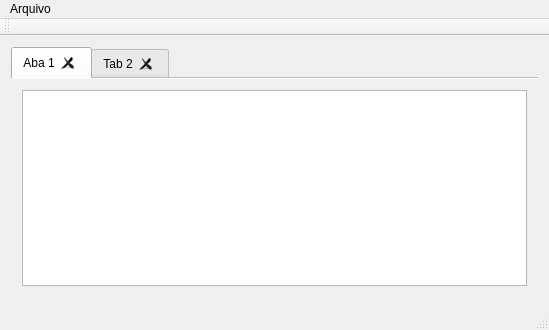
<?xml version="1.0" encoding="UTF-8"?>
<ui version="4.0">
 <class>MainWindow</class>
 <widget class="QMainWindow" name="MainWindow">
  <property name="geometry">
   <rect>
    <x>0</x>
    <y>0</y>
    <width>549</width>
    <height>314</height>
   </rect>
  </property>
  <property name="windowTitle">
   <string>Vacilation Text Editor</string>
  </property>
  <property name="toolButtonStyle">
   <enum>Qt::ToolButtonIconOnly</enum>
  </property>
  <widget class="QWidget" name="centralWidget">
   <layout class="QVBoxLayout" name="verticalLayout">
    <item>
     <widget class="QTabWidget" name="tabWidget">
      <property name="tabPosition">
       <enum>QTabWidget::North</enum>
      </property>
      <property name="tabShape">
       <enum>QTabWidget::Rounded</enum>
      </property>
      <property name="currentIndex">
       <number>0</number>
      </property>
      <property name="elideMode">
       <enum>Qt::ElideMiddle</enum>
      </property>
      <property name="usesScrollButtons">
       <bool>true</bool>
      </property>
      <property name="documentMode">
       <bool>true</bool>
      </property>
      <property name="tabsClosable">
       <bool>true</bool>
      </property>
      <property name="movable">
       <bool>true</bool>
      </property>
      <widget class="QWidget" name="Aba">
       <attribute name="title">
        <string>Aba 1</string>
       </attribute>
       <layout class="QVBoxLayout" name="verticalLayout_2">
        <item>
         <widget class="QPlainTextEdit" name="plainTextEdit">
          <property name="sizePolicy">
           <sizepolicy hsizetype="MinimumExpanding" vsizetype="MinimumExpanding">
            <horstretch>0</horstretch>
            <verstretch>0</verstretch>
           </sizepolicy>
          </property>
         </widget>
        </item>
       </layout>
      </widget>
      <widget class="QWidget" name="tab_2">
       <attribute name="title">
        <string>Tab 2</string>
       </attribute>
      </widget>
     </widget>
    </item>
   </layout>
  </widget>
  <widget class="QMenuBar" name="menuBar">
   <property name="geometry">
    <rect>
     <x>0</x>
     <y>0</y>
     <width>549</width>
     <height>18</height>
    </rect>
   </property>
   <widget class="QMenu" name="menuArquivo">
    <property name="title">
     <string>Arquivo</string>
    </property>
    <addaction name="actionNovo"/>
    <addaction name="actionAbrir"/>
    <addaction name="actionSalvar"/>
    <addaction name="actionFechar"/>
    <addaction name="actionSair"/>
   </widget>
   <addaction name="menuArquivo"/>
  </widget>
  <widget class="QToolBar" name="mainToolBar">
   <attribute name="toolBarArea">
    <enum>TopToolBarArea</enum>
   </attribute>
   <attribute name="toolBarBreak">
    <bool>false</bool>
   </attribute>
  </widget>
  <widget class="QStatusBar" name="statusBar"/>
  <action name="actionAbrir">
   <property name="text">
    <string>Abrir...</string>
   </property>
  </action>
  <action name="actionSalvar">
   <property name="text">
    <string>Salvar...</string>
   </property>
  </action>
  <action name="actionFechar">
   <property name="text">
    <string>Fechar...</string>
   </property>
  </action>
  <action name="actionSair">
   <property name="text">
    <string>Sair</string>
   </property>
  </action>
  <action name="actionNovo">
   <property name="text">
    <string>Novo...</string>
   </property>
   <property name="shortcut">
    <string>Ctrl+N</string>
   </property>
  </action>
 </widget>
 <layoutdefault spacing="6" margin="11"/>
 <resources/>
 <connections/>
</ui>
